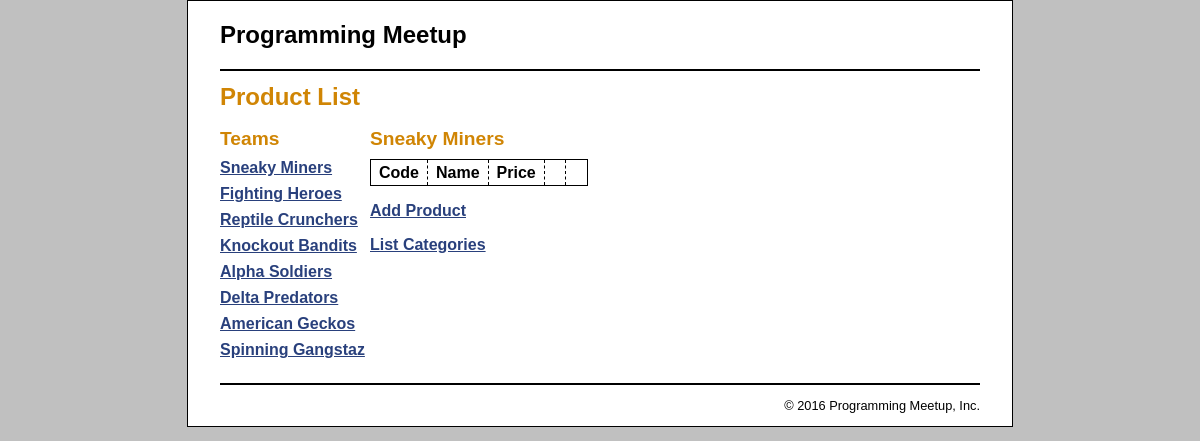
/controller/product_manager, run on the app's committed database.
### tables this page shows
CREATE TABLE team (
	team_id				int				auto_increment,
	team_name			varchar(255)	not null 		unique,
	team_description	varchar(500)	not null,	
	
	primary key (team_id)
);

### model/category_db.php (called while the page is built, shortened)
<?php
	function get_teams() {
	    global $db;
	    $query = 'SELECT * FROM team
	              ORDER BY team_id';
	    $statement = $db->prepare($query);
	    $statement->execute();
	    return $statement;
	}
	function get_team_name($group_id) {
	    global $db;
	    $query = 'SELECT * FROM team
	              WHERE team_id = :group_id';
	    $statement = $db->prepare($query);
	    $statement->bindValue(':group_id', $group_id);
	    $statement->execute();
	    $team = $statement->fetch();
	    $team_name = $team['team_name'];
	    return $team_name;
	}
?>

### view/product_manager/product_list.php (the view, shortened to what this page needs)
<?php
	include '../../view/template/header.php';
?>
<main>
    <h1>Product List</h1>
    <aside>
        <h2>Teams</h2>
        <?php include '../../view/template/categories_nav.php'; ?>
    </aside>
    <section>
        <h2><?php echo $team_name; ?></h2>
        <table>
            <tr>
                <th>Code</th>
                <th>Name</th>
                <th class="right">Price</th>
                <th>&nbsp;</th>
                <th>&nbsp;</th>
            </tr>
        </table>
        <p><a href="?action=show_add_form">Add Product</a></p>
        <p class="last_paragraph"><a href="?action=list_categories">List Categories</a></p>
    </section>
</main>
<?php include '../../view/template/footer.php'; ?>

### view/template/categories_nav.php
<nav>
	<ul>
	<?php foreach ($teams as $team) : ?>
		<li>
		<a href="?team_id=<?php echo $team['team_id']; ?>">
			<?php echo $team['team_name']; ?>
		</a>
		</li>
	<?php endforeach; ?>
	</ul>
</nav>

### public/css/main.css (style rules this page uses)
html { background-color: rgb(192, 192, 192); }
body { font-family: Arial, Helvetica, sans-serif; width: 760px; margin: 0 auto; padding: 0 2em; background-color: white; border: 1px solid black; }
aside { float: left; width: 150px; }
section { float: left; width: 500px; }
h1 { font-size: 150%; margin: .5em 0; }
h2 { font-size: 120%; margin: .25em 0 .5em; }
h1, h2 { color: rgb(208, 133, 4); }
ul { list-style-type: none; margin: 0; padding-left: 0; padding-bottom: 1em; }
li { padding-bottom: 0.5em; }
a { color: rgb(41, 64, 124); font-weight: bold; }
table { border: 1px solid black; border-collapse: collapse; margin-bottom: 1em; }
td, th { border: 1px dashed black; padding: .2em .5em .2em .5em; text-align: left; }
.right { text-align: right; }
.last_paragraph { margin-bottom: 2em; }

### data on the page
team: team_name "Sneaky Miners"
team: team_name "Fighting Heroes"
team: team_name "Reptile Crunchers"
team: team_name "Knockout Bandits"
team: team_name "Alpha Soldiers"
team: team_name "Delta Predators"
team: team_name "American Geckos"
team: team_name "Spinning Gangstaz"
